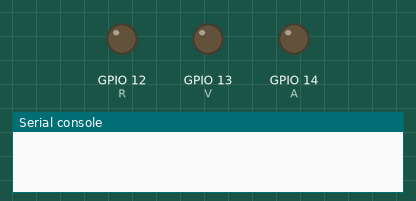
Bench run of a program on a simulated ESP32 board running MicroPython. Parts: output pins drawn as LEDs (lit = HIGH), the last lines printed to the serial console.

Above: at 0.11 s.
At 0.33 s:
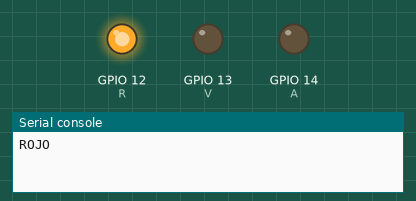
At 1.21 s:
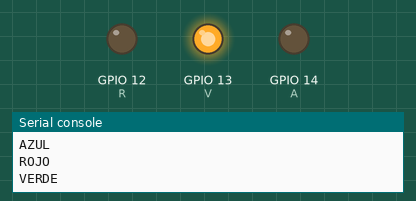
At 2.75 s:
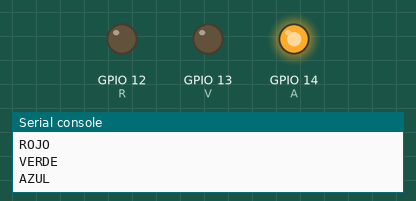
Timing chart, 0 to 3.0 s (numbered marks = the images above):
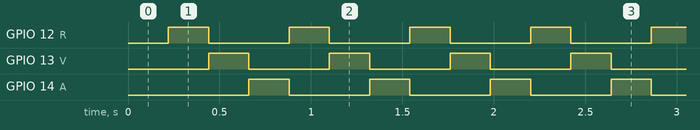

The program:

RGB.py
```python
from machine import Pin, Timer

R = Pin(12, Pin.OUT, drive=Pin.DRIVE_0)
V = Pin(13, Pin.OUT, drive=Pin.DRIVE_0)
A = Pin(14, Pin.OUT, drive=Pin.DRIVE_0)

#Variables modificables
led = 1 #Primer led en ecender
periodo=220

#Funcion selector de led
def SelecLed():
    global led

    if led==1:
        R.on()
        print("ROJO")
        V.off()
        A.off()

    if led==2:
        R.off()
        V.on()
        print("VERDE")
        A.off()

    if led ==3:
        R.off()
        V.off()
        A.on()
        print("AZUL")

    led+=1
    if led>3:
        led=1

tim1 = Timer(1)
tim1.init(period=periodo, mode=Timer.PERIODIC, callback=lambda t:SelecLed())
```

Measured:
- by itself, GPIO 12 (R), GPIO 13 (V), GPIO 14 (A): alternates HIGH for 0.22 s and LOW for 0.44 s
- by itself, everything shown: repeats every 0.66 s, in 3 steps
